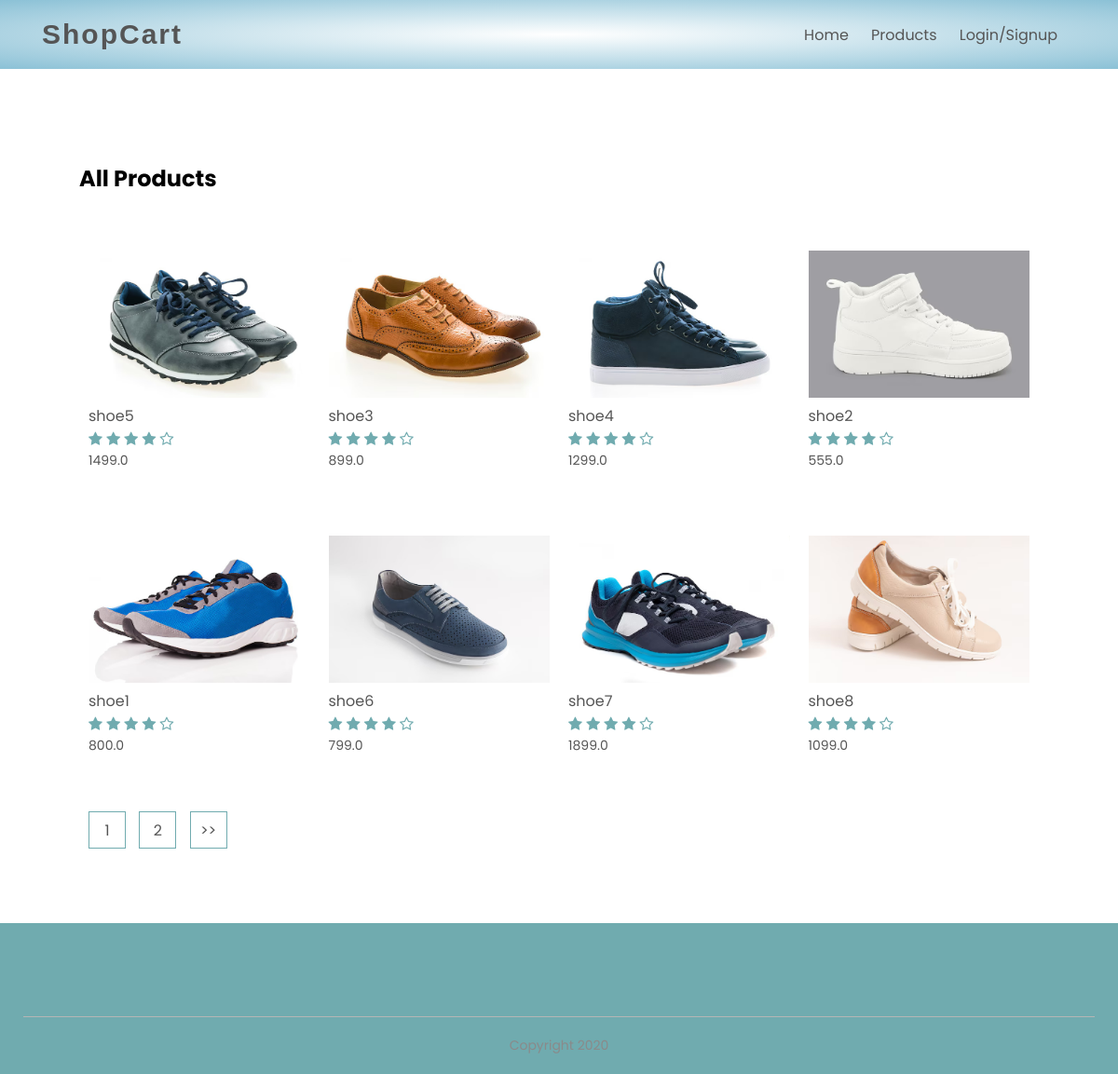
Screenshot of /products/ with the database file from the repository.
### products/models.py (models this page shows, shortened)
class Product(models.Model):
    LIVE = 1
    DELETE = 0
    DELETE_CHOICES = ((LIVE , 'Live'), (DELETE , 'Delete'))
    title = models.CharField(max_length=200)
    price = models.FloatField()
    description = models.TextField()
    image = models.ImageField(upload_to='media')
    priority = models.IntegerField(default=0)
    status = models.IntegerField(choices=DELETE_CHOICES,default=LIVE)
    created_at = models.DateTimeField(auto_now_add=True)
    updated_at = models.DateTimeField(auto_now=True)

### products/views.py (the view)
# urls.py: path('products/', ProductListView.as_view(), name='list_products'),
class ProductListView(View):
    def get(self, request):
        page = request.GET.get('page', 1)
        product_list = Product.objects.order_by('priority')
        paginator = Paginator(product_list, 8)
        products = paginator.get_page(page)
        context = {'products': products}
        return render(request, 'products.html', context)

### products/templatetags/chunks.py (called while the page is built)
@register.filter(name='chunks')
def chunks(list_data,chunk_size):
    chunk = []
    i = 0
    for x in list_data:
        chunk.append(x)
        i = i +1
        if i == chunk_size:
            yield chunk
            i = 0
            chunk =[]
    if chunk:
        yield chunk

### templates/products.html
{% extends 'blank_layout.html' %}
{% block content %}
{% include 'products_layout.html' %}
    {% endblock content %}

### templates/products_layout.html (shortened to what this page needs)
{% load static %}
{% load chunks %}
<div class="small-container">
    <div class="row row-2">
        <h2>All Products</h2>
    </div>
    {% for product_chunks in products|chunks:4 %}
    <div class="row">
        {% for product in product_chunks %}
        <div class="col-4">
            <a href="{% url 'detail_products' product.id %}"><img src="{{product.image.url}}"></a>
            <h4>{{product.title}}</h4>
            <div class="rating">
                <i class="fa fa-star"></i>
                <i class="fa fa-star"></i>
                <i class="fa fa-star"></i>
                <i class="fa fa-star"></i>
                <i class="fa fa-star-o"></i>
            </div>
            <p>{{product.price}}</p>
        </div>
{% endfor %}
    </div>
    {% endfor %}
    <div class="page-btn">
        {% for i in products.paginator.page_range %}
        <a href="?page={{i}}"> <span>{{i}}</span></a>
        {% endfor %}
        {% if products.has_next %}
        <a href="?page={{products.next_page_number}}"> <span>>></span></a>
        {% endif %}
    </div>
</div>

### static/css/style.css (style rules this page uses)
* { margin: 0; padding: 0; box-sizing: border-box; }
body { font-family: 'Poppins', sans-serif; }
a { text-decoration: none; color: #555; }
p { color: #555; }
.row { display: flex; align-items: center; flex-wrap: wrap; justify-content: space-around; }
.small-container { max-width: 1080px; margin: auto; padding-left: 25px; padding-right: 25px; }
.col-4 { flex-basis: 25%; padding: 10px; min-width: 200px; margin-bottom: 50px; transition: transform 0.5s; }
.col-4 img { width: 100%; }
h4 { color: #555; font-weight: normal; }
.col-4 p { font-size: 14px; }
.rating .fa { color: #70ABAF; }
.row-2 { justify-content: space-between; margin: 100px auto 50px; }
.page-btn { margin: 0 auto 80px; }
.page-btn span { display: inline-block; border: 1px solid #70ABAF; margin-left: 10px; width: 40px; height: 40px; text-align: center; line-height: 40px; cursor: pointer; }

### rows the page displays
Product: image (picture), title "shoe5", price "1499.0"
Product: image (picture), title "shoe3", price "899.0"
Product: image (picture), title "shoe4", price "1299.0"
Product: image (picture), title "shoe2", price "555.0"
Product: image (picture), title "shoe1", price "800.0"
Product: image (picture), title "shoe6", price "799.0"
Product: image (picture), title "shoe7", price "1899.0"
Product: image (picture), title "shoe8", price "1099.0"

### other values shown
{{ i }} "1" "2"
